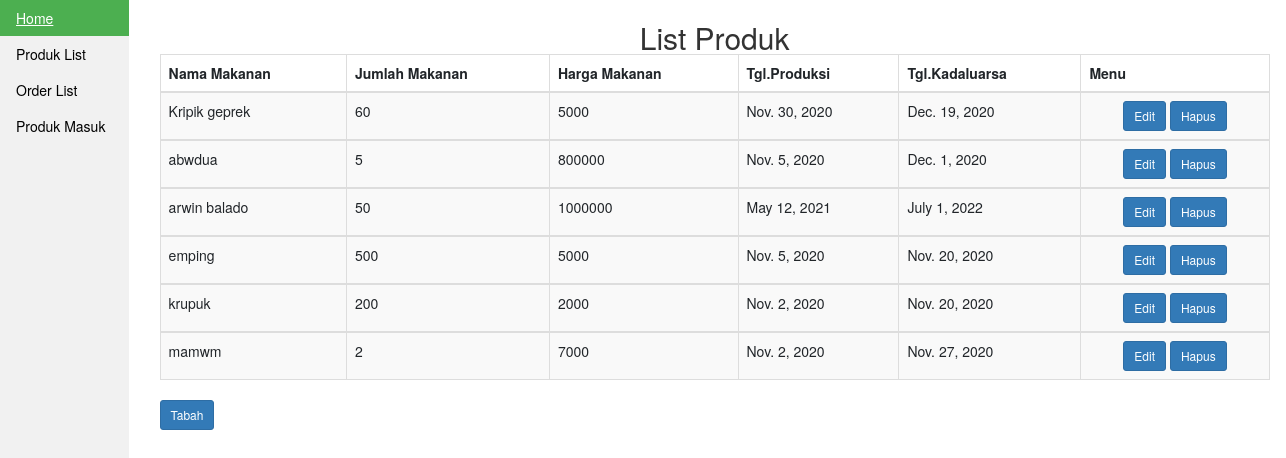
Page /foodstore/ on the committed database.
### foodstore/models.py (models this page shows, shortened)
class daftar(models.Model):
    nama_makanan = models.CharField(max_length=255)
    jumlah = models.IntegerField()
    harga = models.IntegerField()
    produksi = models.DateField(null=True)
    exp = models.DateField(null=True)
    class Meta:
        ordering = ['nama_makanan']

### foodstore/views.py (the view)
# urls.py: path('', views.index, name='index'),
def index(request):
    task = models.daftar.objects.all()
    return render(request, 'index.html',{
        'data' : task,
    })

### foodstore/templates/index.html (shortened to what this page needs)
<!DOCTYPE html>
<html>
<head>
  <link rel="stylesheet" href="https://cdn.jsdelivr.net/npm/bootstrap@4.5.3/dist/css/bootstrap.min.css"
>
  <link rel="stylesheet" type="text/css" href="https://maxcdn.bootstrapcdn.com/bootstrap/3.3.7/css/bootstrap.min.css">
  <link rel="stylesheet" type="text/css" href="https://cdn.datatables.net/1.10.16/css/dataTables.bootstrap4.min.css">
</head>
<body>
    <ul>
        <li><a class="active" href="#home">Home</a></li>
        <li><a href="/foodstore">Produk List</a></li>
        <li><a href="/order">Order List</a></li>
        <li><a href="/datamasuk">Produk Masuk</a></li>
      </ul>
      <div style="margin-left:10%;padding:1px 16px;height:1000px;">
   <div class="container" style="margin-top: 0px">
    <div class="row">
      <div class="col-md-12">
        <h2 style="text-align: center;margin-bottom: 0px">List Produk</h2>
        <table id="table_id" class="table table-striped table-bordered" cellspacing="0" >
          <thead>
            <tr>
              <th>Nama Makanan</th>
              <th>Jumlah Makanan</th>
              <th>Harga Makanan</th>
              <th>Tgl.Produksi</th>
              <th>Tgl.Kadaluarsa</th>
              <th>Menu</th>
            </tr>
          </thead>
          <tbody>
            {% for d in data %}
            <tr>
              <td>{{d.nama_makanan}}</td>
              <td>{{d.jumlah}}</td>
              <td>{{d.harga}}</td>
              <td>{{d.produksi}}</td>
              <td>{{d.exp}}</td>
              <td style="text-align: center;">
                <a class="btn btn-sm btn-primary" href="{{d.id}}/edit">Edit</a>
                <a class="btn btn-sm btn-primary" href="{{d.id}}/dell">Hapus</a>
              </td>
            </tr>
          </tbody>
          {% endfor %}
        </table>
        <table>
          <tr>
            <td style="text-align: center;">
              <a class="btn btn-sm btn-primary" href="tambah/">Tabah</a>
            </td>
          </tr>
        </table>
      </div>
    </div>
  </div>
</body>
</html>

### foodstore/templates/index.html (style rules this page uses)
body { margin: 0; }
ul { list-style-type: none; margin: 0; padding: 0; width: 10%; background-color: #f1f1f1; position: fixed; height: 100%; overflow: auto; }
li a { display: block; color: #000; padding: 8px 16px; text-decoration: none; }
li a.active { background-color: #4CAF50; color: white; }

### rows in the picture
daftar: nama_makanan "Kripik geprek", jumlah "60", harga "5000", produksi "Nov. 30, 2020", exp "Dec. 19, 2020"
daftar: nama_makanan "abwdua", jumlah "5", harga "800000", produksi "Nov. 5, 2020", exp "Dec. 1, 2020"
daftar: nama_makanan "arwin balado", jumlah "50", harga "1000000", produksi "May 12, 2021", exp "July 1, 2022"
daftar: nama_makanan "emping", jumlah "500", harga "5000", produksi "Nov. 5, 2020", exp "Nov. 20, 2020"
daftar: nama_makanan "krupuk", jumlah "200", harga "2000", produksi "Nov. 2, 2020", exp "Nov. 20, 2020"
daftar: nama_makanan "mamwm", jumlah "2", harga "7000", produksi "Nov. 2, 2020", exp "Nov. 27, 2020"
